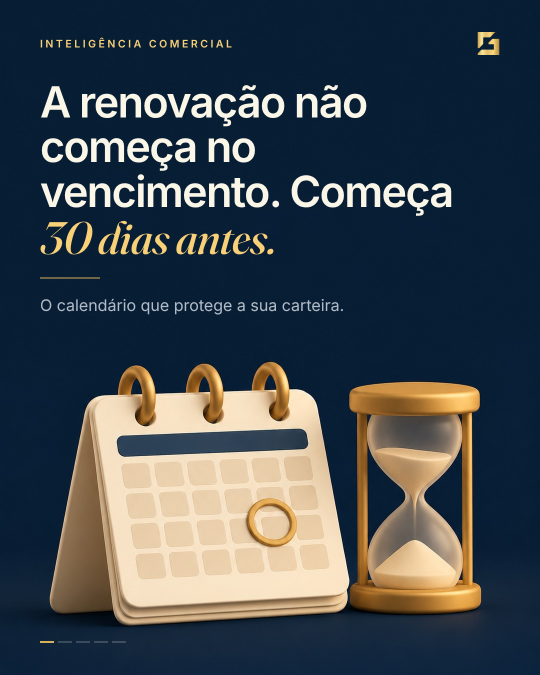
#> input picture brand/carrosseis-v3/01-renovacao-30-dias/v1/slide-01.png, 1080 x 1350 px (shown at 1/2 size)
$ python entregar.py out.png
#> lines starting #> are read from the running program, lines starting #| are printed output that depends on the picture
# Monta a entrega: PDF com todos os slides (um post após o outro), folha das capas e cópia dos PNGs.
# Uso (de brand/): python3 carrosseis-v3/entregar.py /mnt/project-files/gold/carrosseis-v3
import sys,glob,os,shutil
from PIL import Image
dst=sys.argv[1];os.makedirs(dst,exist_ok=True)
posts=sorted(d for d in glob.glob('carrosseis-v3/[0-9][0-9]-*') if os.path.isdir(d))
pages=[];capas=[]
for p in posts:
    id=os.path.basename(p);os.makedirs(f'{dst}/slides/{id}',exist_ok=True)
    for f in sorted(glob.glob(f'{p}/v1/slide-??.png')):
        shutil.copy(f,f'{dst}/slides/{id}/'+os.path.basename(f))
        pages.append(Image.open(f).convert('RGB'))
    capas.append(Image.open(f'{p}/v1/slide-01.png').convert('RGB'))
pages[0].save(f'{dst}/carrosseis-v3-gold.pdf',save_all=True,append_images=pages[1:],resolution=144,quality=88)
w,h=360,450;cols=5;rows=(len(capas)+cols-1)//cols
#> after `rows = (len(capas) + cols - 1) // cols`: rows = 1
S=Image.new('RGB',(cols*(w+12)+12,rows*(h+12)+12),'#E9E4D6')
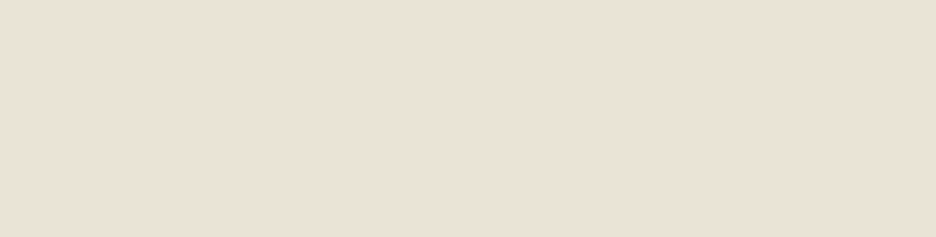
#> S: PIL image 1872x474 RGB (shown at 1/2 size); mean R, G, B 233, 228, 214
for k,im in enumerate(capas):
    S.paste(im.resize((w,round(im.height*w/im.width))).crop((0,0,w,h)),(12+(k%cols)*(w+12),12+(k//cols)*(h+12)))
#> this loop made 1 pass
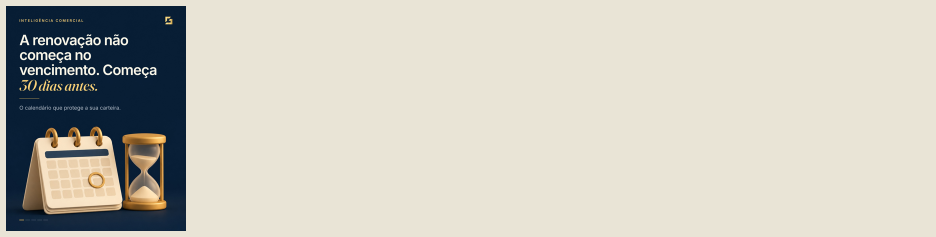
#> S: PIL image 1872x474 RGB (shown at 1/2 size); mean R, G, B 201.9, 199.3, 189.2
S.save(f'{dst}/capas.png')
print(len(pages),'páginas')
#| 1 páginas

$ run again, with brand/carrosseis-v3/01-renovacao-30-dias/v1/slide-02.png copied over brand/carrosseis-v3/01-renovacao-30-dias/v1/slide-01.png
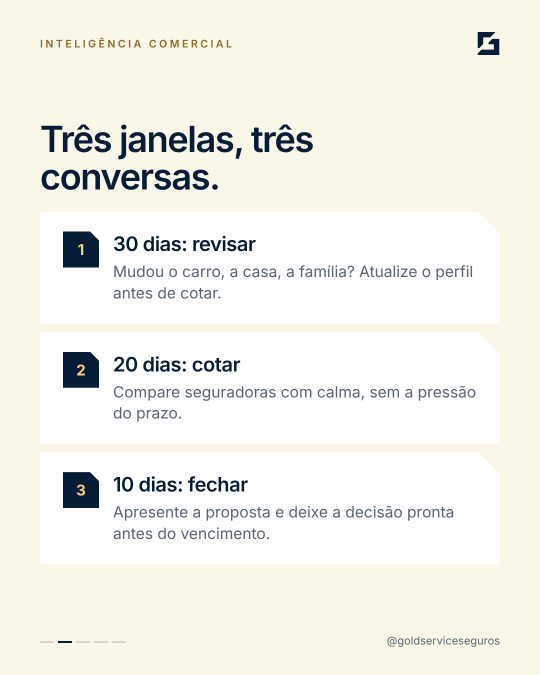
#> input picture brand/carrosseis-v3/01-renovacao-30-dias/v1/slide-02.png, 1080 x 1350 px (shown at 1/2 size)
#> rows = 1
#> the loop `for k,im in enumerate(capas):` made 1 pass
#> after the loop `for k,im in enumerate(capas):`:
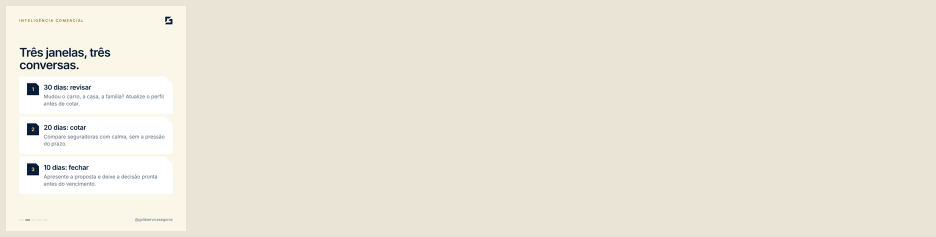
#> S: PIL image 1872x474 RGB (shown at 1/2 size); mean R, G, B 234.8, 230.4, 217.7
#| 1 páginas

$ run again, with brand/carrosseis-v3/01-renovacao-30-dias/v1/slide-03.png copied over brand/carrosseis-v3/01-renovacao-30-dias/v1/slide-01.png
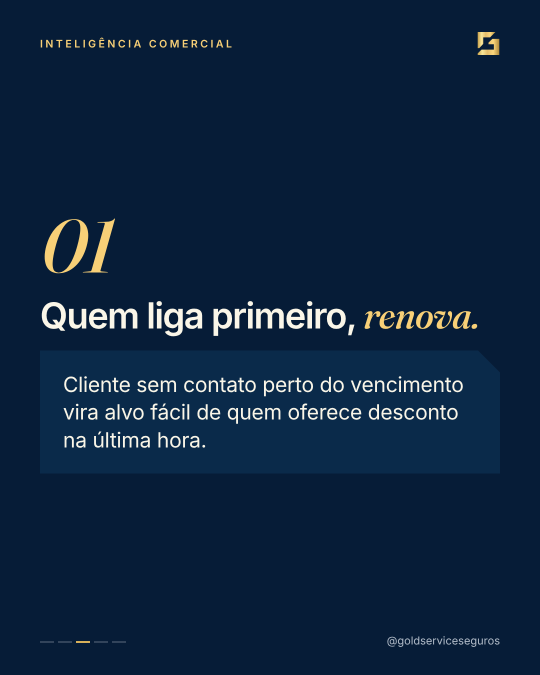
#> input picture brand/carrosseis-v3/01-renovacao-30-dias/v1/slide-03.png, 1080 x 1350 px (shown at 1/2 size)
#> rows = 1
#> the loop `for k,im in enumerate(capas):` made 1 pass
#> after the loop `for k,im in enumerate(capas):`:
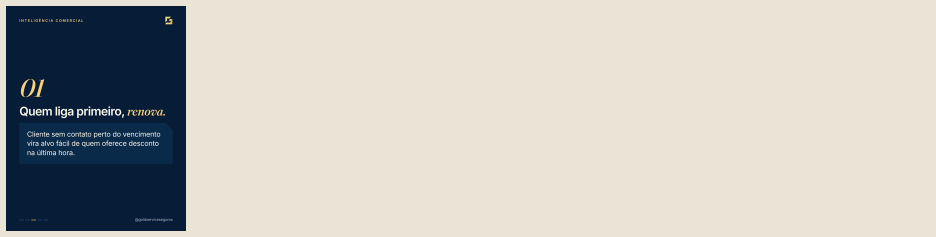
#> S: PIL image 1872x474 RGB (shown at 1/2 size); mean R, G, B 192.9, 192.9, 186.2
#| 1 páginas

$ run again, with brand/carrosseis-v3/01-renovacao-30-dias/v1/slide-04.png copied over brand/carrosseis-v3/01-renovacao-30-dias/v1/slide-01.png
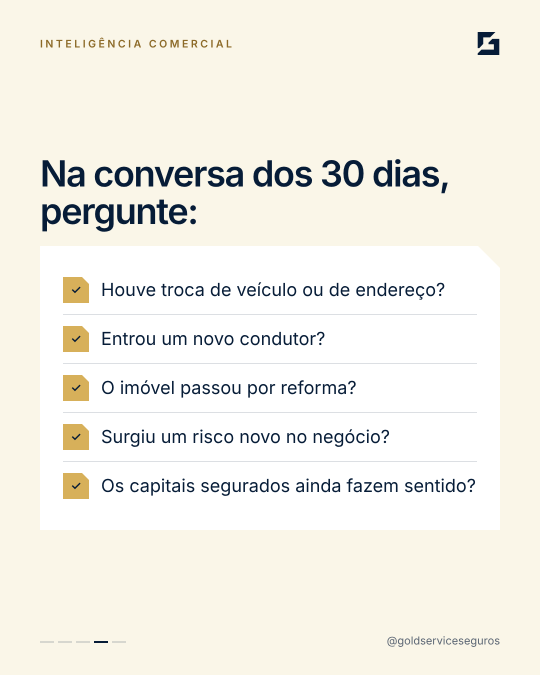
#> input picture brand/carrosseis-v3/01-renovacao-30-dias/v1/slide-04.png, 1080 x 1350 px (shown at 1/2 size)
#> rows = 1
#> the loop `for k,im in enumerate(capas):` made 1 pass
#> after the loop `for k,im in enumerate(capas):`:
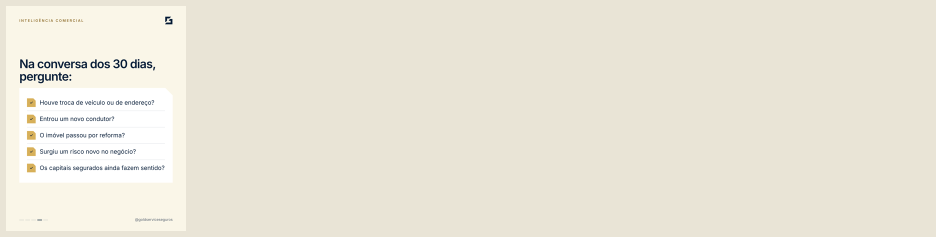
#> S: PIL image 1872x474 RGB (shown at 1/2 size); mean R, G, B 234.9, 230.4, 217.3
#| 1 páginas
